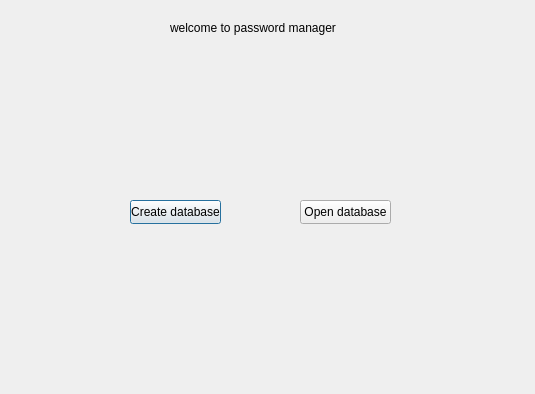
<?xml version="1.0" encoding="UTF-8"?>
<ui version="4.0">
 <class>WelcomeWindow</class>
 <widget class="QDialog" name="WelcomeWindow">
  <property name="geometry">
   <rect>
    <x>0</x>
    <y>0</y>
    <width>535</width>
    <height>394</height>
   </rect>
  </property>
  <property name="windowTitle">
   <string>Dialog</string>
  </property>
  <widget class="QLabel" name="label_2">
   <property name="geometry">
    <rect>
     <x>170</x>
     <y>20</y>
     <width>171</width>
     <height>16</height>
    </rect>
   </property>
   <property name="text">
    <string>welcome to password manager</string>
   </property>
  </widget>
  <widget class="QPushButton" name="createDatabaseButton">
   <property name="geometry">
    <rect>
     <x>130</x>
     <y>200</y>
     <width>91</width>
     <height>24</height>
    </rect>
   </property>
   <property name="text">
    <string>Create database</string>
   </property>
  </widget>
  <widget class="QPushButton" name="openDatabaseButton">
   <property name="geometry">
    <rect>
     <x>300</x>
     <y>200</y>
     <width>91</width>
     <height>24</height>
    </rect>
   </property>
   <property name="text">
    <string>Open database</string>
   </property>
  </widget>
 </widget>
 <resources/>
 <connections/>
</ui>
